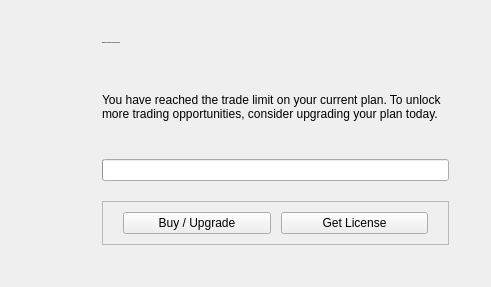
<?xml version="1.0" encoding="UTF-8"?>
<ui version="4.0">
 <class>NotificationModal</class>
 <widget class="QCustomComponentContainer" name="NotificationModal">
  <property name="geometry">
   <rect>
    <x>0</x>
    <y>0</y>
    <width>491</width>
    <height>287</height>
   </rect>
  </property>
  <property name="minimumSize">
   <size>
    <width>475</width>
    <height>0</height>
   </size>
  </property>
  <property name="windowTitle">
   <string>CustomComponentContainer</string>
  </property>
  <property name="jsonStylesheetFilePath" stdset="0">
   <string>json-styles/style.json</string>
  </property>
  <property name="liveCompileStylesheet" stdset="0">
   <bool>true</bool>
  </property>
  <property name="paintQtDesignerUI" stdset="0">
   <bool>true</bool>
  </property>
  <layout class="QHBoxLayout" name="horizontalLayout">
   <property name="spacing">
    <number>10</number>
   </property>
   <property name="leftMargin">
    <number>20</number>
   </property>
   <property name="topMargin">
    <number>20</number>
   </property>
   <property name="rightMargin">
    <number>20</number>
   </property>
   <property name="bottomMargin">
    <number>20</number>
   </property>
   <item>
    <widget class="QWidget" name="_ww" native="true">
     <layout class="QHBoxLayout" name="horizontalLayout_3">
      <property name="spacing">
       <number>10</number>
      </property>
      <property name="leftMargin">
       <number>22</number>
      </property>
      <property name="topMargin">
       <number>22</number>
      </property>
      <property name="rightMargin">
       <number>22</number>
      </property>
      <property name="bottomMargin">
       <number>22</number>
      </property>
      <item alignment="Qt::AlignmentFlag::AlignTop">
       <widget class="QLabel" name="notifIcon">
        <property name="minimumSize">
         <size>
          <width>50</width>
          <height>50</height>
         </size>
        </property>
        <property name="maximumSize">
         <size>
          <width>50</width>
          <height>50</height>
         </size>
        </property>
        <property name="text">
         <string/>
        </property>
        <property name="pixmap">
         <pixmap resource="../Qss/icons/_icons.qrc">:/font_awesome_solid/icons/font_awesome/solid/circle-info.png</pixmap>
        </property>
        <property name="scaledContents">
         <bool>true</bool>
        </property>
       </widget>
      </item>
      <item>
       <widget class="QWidget" name="widget_2" native="true">
        <layout class="QVBoxLayout" name="verticalLayout">
         <property name="spacing">
          <number>10</number>
         </property>
         <property name="leftMargin">
          <number>0</number>
         </property>
         <property name="topMargin">
          <number>0</number>
         </property>
         <property name="rightMargin">
          <number>0</number>
         </property>
         <property name="bottomMargin">
          <number>0</number>
         </property>
         <item alignment="Qt::AlignmentFlag::AlignTop">
          <widget class="QLabel" name="header">
           <property name="font">
            <font>
             <pointsize>-1</pointsize>
             <bold>true</bold>
            </font>
           </property>
           <property name="text">
            <string>Upgrade to get more trades/ Execution</string>
           </property>
           <property name="wordWrap">
            <bool>true</bool>
           </property>
          </widget>
         </item>
         <item>
          <widget class="QCustomHorizontalSeparator" name="customHorizontalSeparator"/>
         </item>
         <item>
          <widget class="QLabel" name="body">
           <property name="sizePolicy">
            <sizepolicy hsizetype="Preferred" vsizetype="Expanding">
             <horstretch>0</horstretch>
             <verstretch>0</verstretch>
            </sizepolicy>
           </property>
           <property name="text">
            <string>You have reached the trade limit on your current plan. To unlock more trading opportunities, consider upgrading your plan today.</string>
           </property>
           <property name="wordWrap">
            <bool>true</bool>
           </property>
          </widget>
         </item>
         <item>
          <widget class="QCustomQProgressBar" name="loadingProgressBar"/>
         </item>
         <item>
          <widget class="QCustomHorizontalSeparator" name="customHorizontalSeparator_2"/>
         </item>
         <item alignment="Qt::AlignmentFlag::AlignBottom">
          <widget class="QFrame" name="footer">
           <property name="frameShape">
            <enum>QFrame::Shape::StyledPanel</enum>
           </property>
           <property name="frameShadow">
            <enum>QFrame::Shadow::Raised</enum>
           </property>
           <layout class="QHBoxLayout" name="horizontalLayout_2">
            <property name="spacing">
             <number>10</number>
            </property>
            <property name="leftMargin">
             <number>20</number>
            </property>
            <property name="topMargin">
             <number>10</number>
            </property>
            <property name="rightMargin">
             <number>20</number>
            </property>
            <property name="bottomMargin">
             <number>10</number>
            </property>
            <item>
             <widget class="QPushButton" name="okayBtn">
              <property name="text">
               <string>Buy / Upgrade</string>
              </property>
             </widget>
            </item>
            <item>
             <widget class="QPushButton" name="cancelBtn">
              <property name="text">
               <string>Get License</string>
              </property>
             </widget>
            </item>
           </layout>
          </widget>
         </item>
        </layout>
       </widget>
      </item>
     </layout>
    </widget>
   </item>
  </layout>
 </widget>
 <customwidgets>
  <customwidget>
   <class>QCustomHorizontalSeparator</class>
   <extends>QWidget</extends>
   <header>Custom_Widgets.QCustomHorizontalSeparator</header>
  </customwidget>
  <customwidget>
   <class>QCustomComponentContainer</class>
   <extends>QWidget</extends>
   <header>Custom_Widgets.QCustomComponentContainer</header>
   <container>1</container>
  </customwidget>
  <customwidget>
   <class>QCustomQProgressBar</class>
   <extends>QProgressBar</extends>
   <header>Custom_Widgets.QCustomLoadingIndicators</header>
  </customwidget>
 </customwidgets>
 <resources>
  <include location="../assets/assets.qrc"/>
  <include location="../Qss/icons/_icons.qrc"/>
 </resources>
 <connections/>
</ui>
